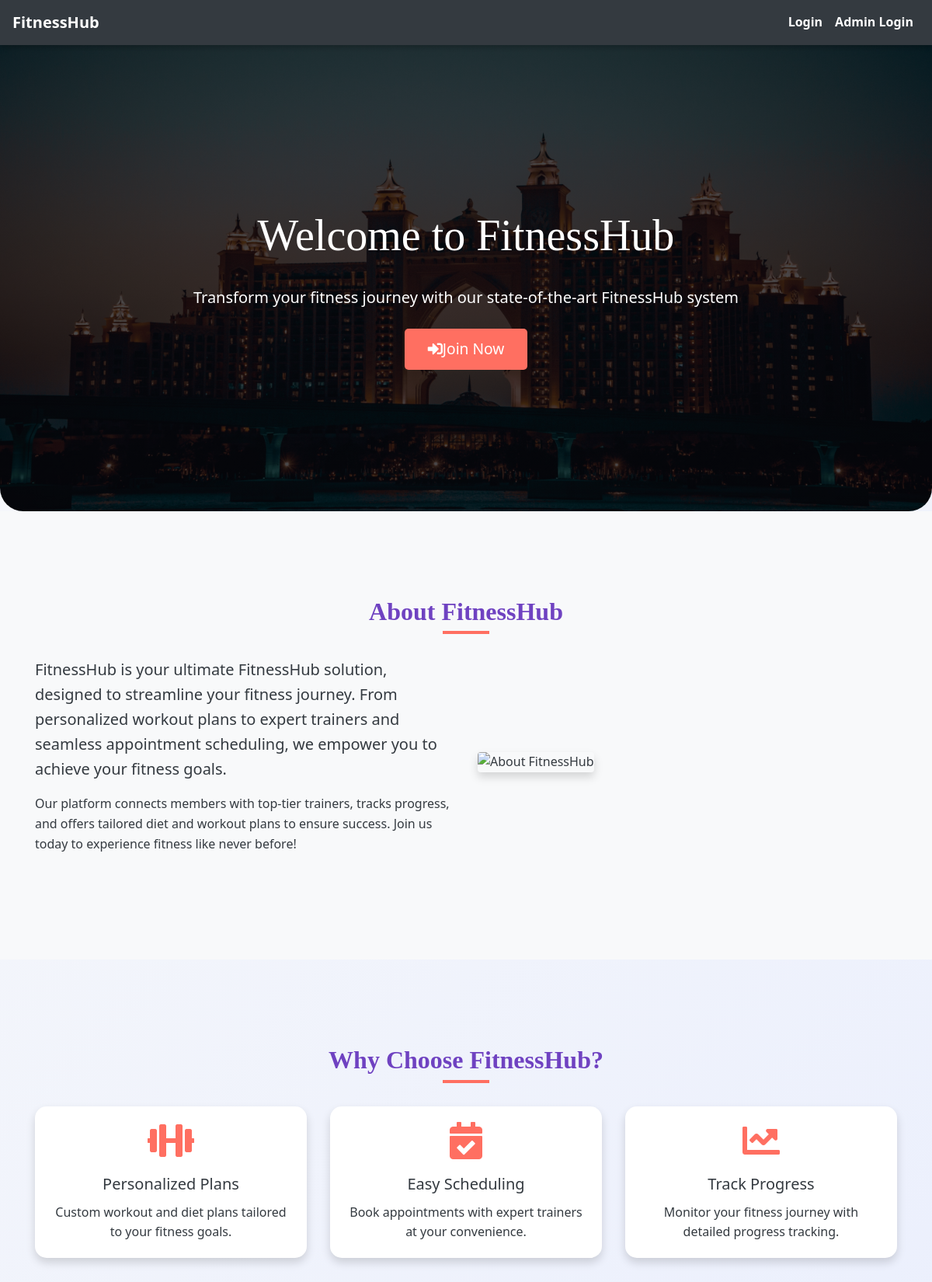
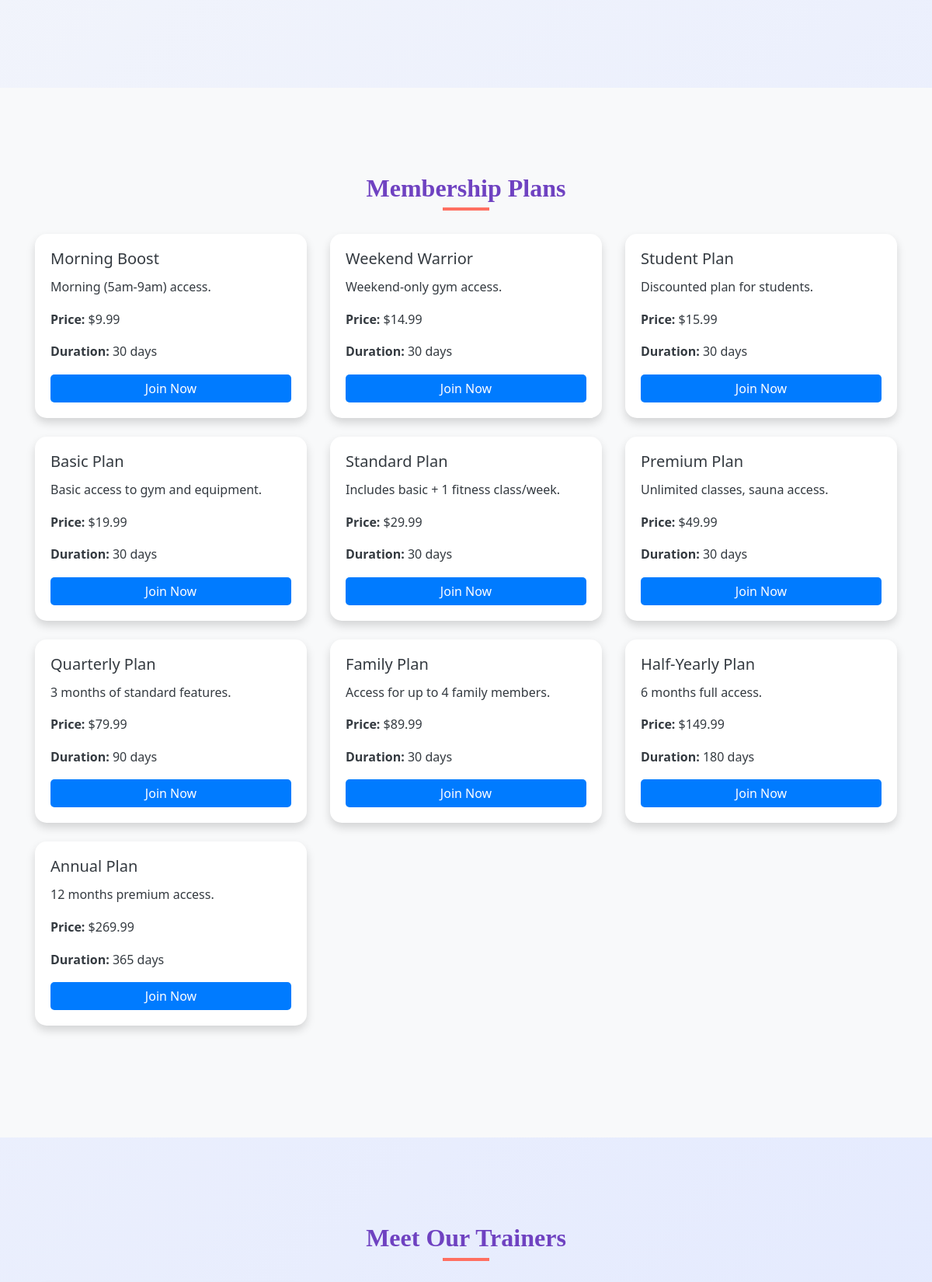
The page / (upper part) on the database its author committed (2 pictures, top to bottom).
### tables this page shows
CREATE TABLE `membership_plans` (
  `plan_id` int(11) NOT NULL,
  `plan_name` varchar(100) NOT NULL,
  `description` text DEFAULT NULL,
  `duration_days` int(11) NOT NULL,
  `price` decimal(10,2) NOT NULL
);

### index.php (the view, shortened to what this page needs)
<?php
include('config.php');
$plans_query = "SELECT plan_name, description, price, duration_days
                FROM membership_plans
                ORDER BY price ASC";
$plans_result = mysqli_query($conn, $plans_query);
$plans = [];
while ($row = mysqli_fetch_assoc($plans_result)) {
    $plans[] = $row;
}
?>
<!DOCTYPE html>
<html lang="en">
<head>
    <link rel="stylesheet" href="https://stackpath.bootstrapcdn.com/bootstrap/4.5.2/css/bootstrap.min.css">
    <link rel="stylesheet" href="https://cdnjs.cloudflare.com/ajax/libs/font-awesome/5.15.4/css/all.min.css">
    <link rel="stylesheet" href="./css/style.css">
</head>
<body>
    <?php include('navbar.php'); ?>
    <div class="hero-section">
        <h1 class="display-4 fw-bold">Welcome to FitnessHub</h1>
        <p class="lead mb-4">Transform your fitness journey with our state-of-the-art FitnessHub system</p>
        <?php if (!isset($_SESSION['loggedin']) || $_SESSION['loggedin'] !== true): ?>
            <a href="login.php" class="btn btn-primary"><i class="fas fa-sign-in-alt me-2"></i>Join Now</a>
        <?php else: ?>
            <a href="dashboard.php" class="btn btn-primary"><i class="fas fa-tachometer-alt me-2"></i>Go to Dashboard</a>
        <?php endif; ?>
    </div>
    <div class="section bg-light">
        <div class="container">
            <h2 class="text-center section-title">About FitnessHub</h2>
            <div class="row align-items-center">
                <div class="col-md-6">
                    <p class="lead">FitnessHub is your ultimate FitnessHub solution, designed to streamline your fitness journey. From personalized workout plans to expert trainers and seamless appointment scheduling, we empower you to achieve your fitness goals.</p>
                    <p>Our platform connects members with top-tier trainers, tracks progress, and offers tailored diet and workout plans to ensure success. Join us today to experience fitness like never before!</p>
                </div>
                <div class="col-md-6">
                    <img src="https://images.pexels.com/photos/1229356/pexels-photo-1229356.jpeg?auto=compress&cs=tinysrgb&w=1260&h=750&dpr=2" alt="About FitnessHub" class="img-fluid rounded" style="box-shadow: 0 6px 12px rgba(0,0,0,0.15);">
                </div>
            </div>
        </div>
    </div>
    <div class="section">
        <div class="container">
            <h2 class="text-center section-title">Why Choose FitnessHub?</h2>
            <div class="row text-center">
                <div class="col-md-4 mb-4">
                    <div class="card h-100">
                        <div class="card-body">
                            <i class="fas fa-dumbbell feature-icon"></i>
                            <h5 class="card-title">Personalized Plans</h5>
                            <p class="card-text">Custom workout and diet plans tailored to your fitness goals.</p>
                        </div>
                    </div>
                </div>
                <div class="col-md-4 mb-4">
                    <div class="card h-100">
                        <div class="card-body">
                            <i class="fas fa-calendar-check feature-icon"></i>
                            <h5 class="card-title">Easy Scheduling</h5>
                            <p class="card-text">Book appointments with expert trainers at your convenience.</p>
                        </div>
                    </div>
                </div>
                <div class="col-md-4 mb-4">
                    <div class="card h-100">
                        <div class="card-body">
                            <i class="fas fa-chart-line feature-icon"></i>
                            <h5 class="card-title">Track Progress</h5>
                            <p class="card-text">Monitor your fitness journey with detailed progress tracking.</p>
                        </div>
                    </div>
                </div>
            </div>
        </div>
    </div>
    <div class="section bg-light">
        <div class="container">
            <h2 class="text-center section-title">Membership Plans</h2>
            <div class="row">
                <?php foreach ($plans as $plan): ?>
                    <div class="col-md-4 mb-4">
                        <div class="card h-100">
                            <div class="card-body d-flex flex-column">
                                <h5 class="card-title"><?php echo htmlspecialchars($plan['plan_name']); ?></h5>
                                <p class="card-text flex-grow-1"><?php echo htmlspecialchars($plan['description']); ?></p>
                                <p><strong>Price:</strong> $<?php echo number_format($plan['price'], 2); ?></p>
                                <p><strong>Duration:</strong> <?php echo intval($plan['duration_days']); ?> days</p>
                                <?php if (!isset($_SESSION['loggedin']) || $_SESSION['loggedin'] !== true): ?>
                                    <a href="login.php" class="btn btn-primary mt-auto">Join Now</a>
                                <?php else: ?>
                                    <a href="purchase_plan.php?plan_id=<?php echo intval($plan['plan_id']); ?>" class="btn btn-primary mt-auto">Select Plan</a>
                                <?php endif; ?>
                            </div>
                        </div>
                    </div>
                <?php endforeach; ?>
            </div>
        </div>
    </div>
    <div class="section">
        <div class="container">
            <h2 class="text-center section-title">Meet Our Trainers</h2>
        </div>
    </div>
</body>
</html>

### css/style.css (style rules this page uses)
body { background: linear-gradient(90deg, rgba(233, 246, 246, 0.831), rgba(207, 233, 233, 0.9)); font-family: 'Arial', sans-serif; color: #333; line-height: 1.6; }
h1, h2, h3, h4 { text-align: center; margin-top: 30px; margin-bottom: 30px; font-family: 'Georgia', serif; }
.container { margin-bottom: 40px; }
.btn-primary { color: #fff; border: none; border-radius: 5px; cursor: pointer; transition: background-color 0.3s ease; }
a { color: #006666; text-decoration: none; font-weight: bold; }

### index.php (style rules this page uses)
:root { --primary: #007bff; --secondary: #6c757d; --success: #28a745; --info: #17a2b8; --warning: #ffc107; --danger: #dc3545; --light: #f8f9fa; --dark: #343a40; --accent: #ff6f61; --highlight: #6f42c1; }
body { font-family: 'Segoe UI', Tahoma, Geneva, Verdana, sans-serif; background: linear-gradient(135deg, var(--light) 0%, #e0e7ff 100%); color: var(--dark); }
.hero-section { height: 600px; background: linear-gradient(rgba(0,0,0,0.7), rgba(0,0,0,0.7)), url('./images/hotel.jpg') center/cover no-repeat; color: white; display: flex; flex-direction: column; justify-content: center; align-items: center; text-align: center; border-radius: 0 0 30px 30px; animation: fadeIn 1.5s ease-in-out; }
.hero-section .btn-primary { background-color: var(--accent); border-color: var(--accent); padding: 12px 30px; font-size: 1.2rem; transition: transform 0.3s, background-color 0.3s; }
.card { border: none; border-radius: 15px; box-shadow: 0 6px 12px rgba(0,0,0,0.15); transition: transform 0.3s, box-shadow 0.3s; background-color: white; }
.section { padding: 80px 0; }
.section-title { color: var(--highlight); margin-bottom: 40px; font-weight: 700; position: relative; }
.section-title::after { content: ''; width: 60px; height: 4px; background-color: var(--accent); position: absolute; bottom: -10px; left: 50%; transform: translateX(-50%); }
.feature-icon { font-size: 3em; color: var(--accent); margin-bottom: 20px; transition: color 0.3s; }

### rows shown on the page
membership_plans: plan_name "Morning Boost", description "Morning (5am-9am) access.", price "9.99", duration_days "30"
membership_plans: plan_name "Weekend Warrior", description "Weekend-only gym access.", price "14.99", duration_days "30"
membership_plans: plan_name "Student Plan", description "Discounted plan for students.", price "15.99", duration_days "30"
membership_plans: plan_name "Basic Plan", description "Basic access to gym and equipment.", price "19.99", duration_days "30"
membership_plans: plan_name "Standard Plan", description "Includes basic + 1 fitness class/week.", price "29.99", duration_days "30"
membership_plans: plan_name "Premium Plan", description "Unlimited classes, sauna access.", price "49.99", duration_days "30"
membership_plans: plan_name "Quarterly Plan", description "3 months of standard features.", price "79.99", duration_days "90"
membership_plans: plan_name "Family Plan", description "Access for up to 4 family members.", price "89.99", duration_days "30"
membership_plans: plan_name "Half-Yearly Plan", description "6 months full access.", price "149.99", duration_days "180"
membership_plans: plan_name "Annual Plan", description "12 months premium access.", price "269.99", duration_days "365"
